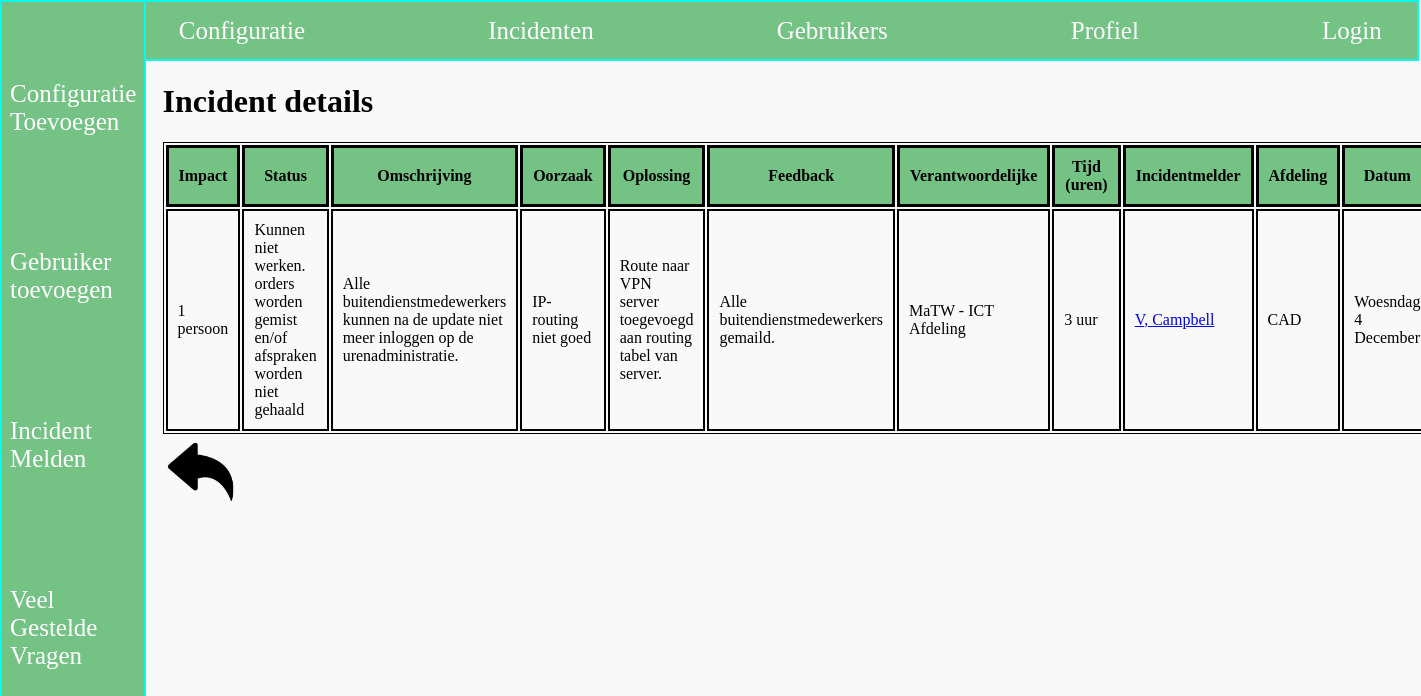
Page /php/incidentdetails.php?incidentID=9 on the committed database.
### tables this page shows
CREATE TABLE `incident` (
  `incidentID` int(11) NOT NULL,
  `statusID` int(11) DEFAULT NULL,
  `description` varchar(255) DEFAULT NULL,
  `shortDescription` varchar(255) DEFAULT NULL,
  `impact` int(3) DEFAULT NULL,
  `time` int(4) DEFAULT NULL,
  `responsibleID` int(11) DEFAULT NULL,
  `cause` varchar(255) DEFAULT NULL,
  `solution` varchar(255) DEFAULT NULL,
  `feedback` varchar(255) DEFAULT NULL,
  `date` timestamp NULL DEFAULT current_timestamp(),
  `type` int(3) DEFAULT NULL
);

CREATE TABLE `status` (
  `statusID` int(11) NOT NULL,
  `statusName` varchar(255) DEFAULT NULL,
  `statusImpact` varchar(3) DEFAULT NULL,
  `urgency` varchar(50) DEFAULT NULL
);

CREATE TABLE `responsible` (
  `responsibleID` int(11) NOT NULL,
  `responsibleName` varchar(50) DEFAULT NULL
);

CREATE TABLE `user` (
  `userID` int(11) NOT NULL,
  `initials` varchar(1) DEFAULT NULL,
  `surname` varchar(50) DEFAULT NULL,
  `middleName` varchar(50) DEFAULT NULL,
  `departmentID` int(11) DEFAULT NULL,
  `interncell` varchar(3) DEFAULT NULL,
  `sex` int(3) DEFAULT NULL,
  `email` varchar(80) DEFAULT NULL,
  `password` varchar(50) DEFAULT NULL,
  `userType` int(3) DEFAULT NULL
);

CREATE TABLE `departments` (
  `departmentID` int(11) NOT NULL,
  `departmentName` varchar(50) DEFAULT NULL,
  `location` int(3) DEFAULT NULL
);

### php/incidentdetails.php (the view, shortened to what this page needs)
<?php
$servername = "localhost";
$username = "root";
$password = "";
$dbname = "twente";
$conn = mysqli_connect($servername, $username, $password, $dbname);
$id = $_GET["incidentID"];
$sql = "SELECT status.statusName, incident.description, incident.impact, incident.time, responsible.responsibleName, incident.cause, incident.solution, incident.feedback, DAYNAME(incident.date), MONTHNAME(incident.date), DAY(incident.date), user.userID, user.initials, user.middleName, user.surname, departments.departmentName,departments.location, status.statusName, status.statusImpact, status.urgency FROM incident INNER JOIN user2incident ON incident.incidentID = user2incident.incidentID INNER JOIN user ON user2incident.userID = user.userID INNER JOIN departments ON user.departmentID = departments.departmentID INNER JOIN responsible ON incident.responsibleID = responsible.responsibleID INNER JOIN status ON incident.statusID = status.statusID WHERE incident.incidentID = $id";
$result = mysqli_query($conn,$sql);
?>
<!doctype html>
<html lang="nl">
<?php include('../include/header.php');?>
<body>
	<?php include('../include/navigatie.php');?>
<br>
<br>
<br>
	<div class=table>
          <h1> Incident details </h1>
	<table class="incidentenDetails" name="incidentenDetails">
	<tr>
	  <th> Impact </th>
    <th> Status </th>
		<th> Omschrijving</th>
		<th> Oorzaak </th>
		<th> Oplossing</th>
    <th> Feedback </th>
    <th> Verantwoordelijke </th>
		<th> Tijd (uren)</th>
		<th> Incidentmelder </th>
	 <th> Afdeling </th>
   <th> Datum </th>
	</tr>
  <?php
  if (mysqli_num_rows($result) == 1){
    while($row = mysqli_fetch_assoc($result)){
      $personen = "personen";
      if ($row["impact"] == 1) {
      $personen = " persoon ";
    } else {
      $personen = " personen ";
};
$time =  $row["time"] / 60;
  $day = "";
  if ($row["DAYNAME(incident.date)"] == "Monday"){
    $day = "Maandag";
  }
  elseif ($row["DAYNAME(incident.date)"] == "Tuesday") {
    $day = "Dinsdag";
  } elseif ($row["DAYNAME(incident.date)"] == "Wednesday") {
      $day = "Woesndag";
  } elseif ($row["DAYNAME(incident.date)"] == "Thursday") {
      $day = "Donderdag";
  } elseif($row["DAYNAME(incident.date)"] == "Friday") {
      $day = "Vrijdag";
  } elseif ($row["DAYNAME(incident.date)"] == "Saturday") {
      $day = "Zaterdag";
  } elseif($row["DAYNAME(incident.date)"] == "Sunday") {
      $day = "Zondag";
  };
      echo "<tr><td>".$row["impact"].$personen."</td>
      <td>".$row["statusName"]."</td>
      <td>".$row["description"]."</td>
      <td>".$row["cause"]."</td>
      <td>".$row["solution"]."</td>
      <td>".$row["feedback"]."</td>
      <td>".$row["responsibleName"]."</td>
      <td>".round($time, 2)." uur"."</td>
      <td><a href='gebruikerdetails.php?userID=".$row["userID"]."'>".$row["initials"].", ".$row["surname"]."</td>
      <td>".$row["departmentName"]."</td>
      <td>".$day." ".$row["DAY(incident.date)"]." ".$row["MONTHNAME(incident.date)"]."</td>
      </tr>";
    }
  }
  else{
    echo "Error";
  }
  ?>
</table>
<a href="incidenten.php"> <img class= 'return' src=../img/return.png> </a>
</div>
	</body>
</html>

### css/style.css (style rules this page uses)
html { font-family:Century Gothic; height:100%; width:100%; background:#f9f9f9; }
div.table { margin-left:11%; margin-bottom: 5%; }
table.incidentenDetails { border: 1px solid black; color: black; width: 100%; overflow:auto; }
th { border: 3px solid black; padding: 10px; background-color:#74c385; }
td { border: 2px solid black; padding: 10px; }
img.return { max-height: 75px; max-width: 75px; }

### rows in the picture
incident: impact "1", impact "persoon", statusID.statusName "Kunnen niet werken. orders worden gemist en/of afspraken worden niet gehaald", description "Alle buitendienstmedewerkers kunnen na de update niet meer inloggen op de urenadministratie.", cause "IP-routing niet goed", solution "Route naar VPN server toegevoegd aan routing tabel van server.", feedback "Alle buitendienstmedewerkers gemaild.", responsibleID.responsibleName "MaTW - ICT Afdeling", time "3", user.initials "V", user.surname "Campbell", departments.departmentName "CAD", day "Woesndag", DAY "4", MONTHNAME "December"
